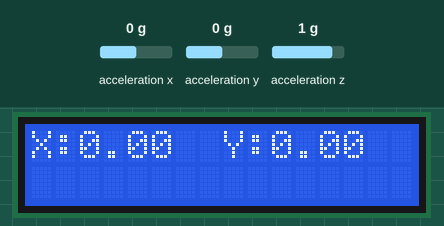
Recording of a sketch running on a simulated ESP32. Parts: 16×2 character LCD. Wiring (inferred from the names in the program): ADXL345 accelerometer at I2C address 0x53. The test bench sets the inputs (shaded band); at power-on: acceleration x 0 g, acceleration y 0 g, acceleration z 1 g. What the sketch prints to the serial monitor is not drawn.

Above: at 1.2 s.
1.3 s: acceleration x set to -1.4 g
At 3.2 s:
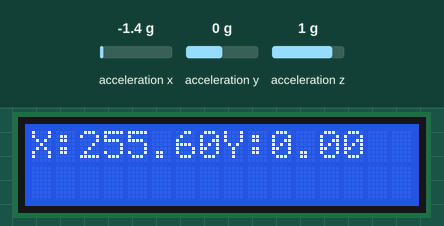
3.5 s: acceleration y set to -1.4 g
At 5.2 s:
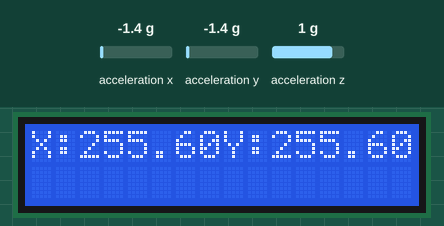
5.5 s: acceleration x set to -0.8 g
At 7.1 s:
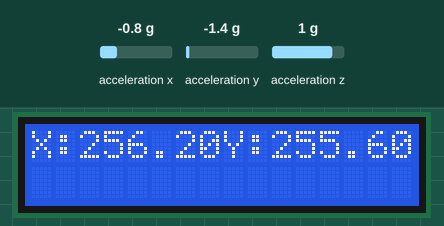
7.6 s: acceleration y set to -0.8 g
At 8.9 s:
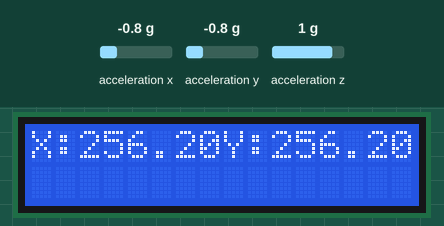
Timing chart, 0 to 10.6 s (numbered marks = the images above; inputs shaded):
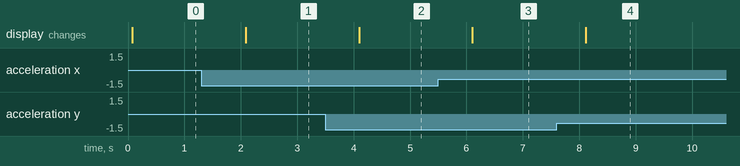

Measured:
- after the input at 1.3 s, the display: changes after 0.79 s (image 1)
- after the input at 3.5 s, the display: changes after 0.59 s (image 2)
- after the input at 5.5 s, the display: changes after 0.60 s (image 3)
- after the input at 7.6 s, the display: changes after 0.51 s (image 4)

The sketch:

final.ino
```cpp
#include <LiquidCrystal.h>
const int rs = 5, en = 18, d4 = 19, d5 = 21, d6 = 22, d7 = 23;
LiquidCrystal lcd(rs, en, d4, d5, d6, d7);

#include<Wire.h>
#define I2C_SDA 32
#define I2C_SCL 33
int ADXL345 = 0x53;  // The ADXL345 sensor I2C address
//TwoWire I2CBME = TwoWire(0);
float X_out, Y_out;  // Outputs

void setup()
 {
  Serial.begin(9600);  // Initiate serial communication for printing the
                       //                    results on the Serial monitor
                       // I2CBME.begin(I2C_SDA, I2C_SCL, 100000);
   lcd.begin(16, 2);


  // default settings
  // (you can also pass in a Wire library object like &Wire2)

  Wire.begin(I2C_SDA, I2C_SCL, 100000);  // Initiate the Wire library
  // Set ADXL345 in measuring mode
  Wire.beginTransmission(ADXL345);  // Start communicating with the device
  Wire.write(0x2D);                 // Access/ talk to POWER_CTL Register - 0x2D
  // Enable measurement
  Wire.write(8);  // (8dec -> 0000 1000 binary) Bit D3 High for measuring enable
  Wire.endTransmission();
  delay(10);
}

void loop()
 {
  // === Read acceleromter data === //
  Wire.beginTransmission(ADXL345);
  Wire.write(0x32);  // Start with register 0x32 (ACCEL_XOUT_H)
  Wire.endTransmission(false);
  Wire.requestFrom(ADXL345, 6, true);        // Read 6 registers total, each axis value is stored in 2 registers
  X_out = (Wire.read() | Wire.read() << 8);  // X-axis value
  X_out = X_out / 255;                       //For a range of +-2g, we need to divide the raw values by 256, according to the datasheet
  Y_out = (Wire.read() | Wire.read() << 8);  // Y-axis value
  Y_out = Y_out / 255;


  Serial.print("X:");
  Serial.print(X_out);


  Serial.print("Y:");
  Serial.print(Y_out);

  Serial.println();


  lcd.setCursor(0,0);
  lcd.print("X:");
  lcd.print(X_out);
  lcd.print("       ");

  lcd.setCursor(8,0);
  lcd.print("Y:");
  lcd.print(Y_out);
  lcd.print("       ");

 /* if((X_out<256) || (Y_out<256))
  {
      lcd.setCursor(0,1);
  lcd.print("ABNORMAL");

  }
  else
  {
    lcd.setCursor(0,1);

  lcd.print("              ");
  }*/

  delay(1000);
}
```
